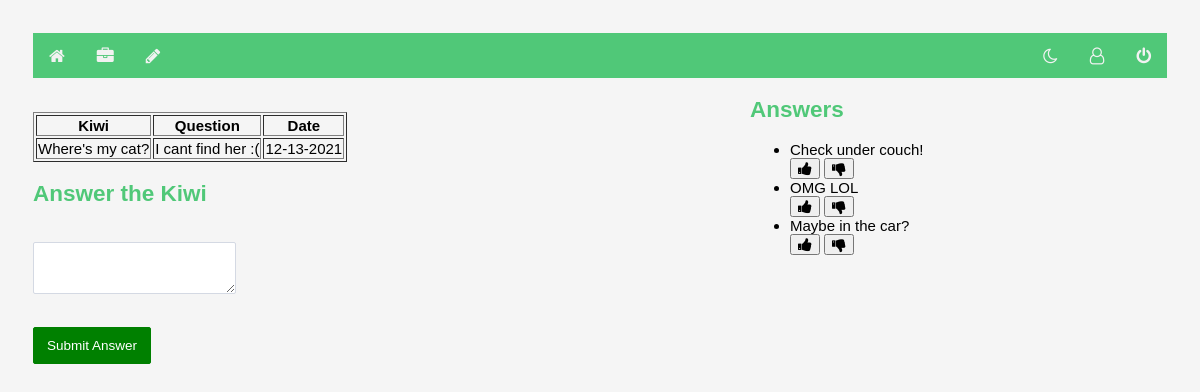
Screenshot of /notes/1 (signed in) with the database file from the repository.
### models.py (models this page shows, shortened)
class Comment(db.Model):
    id = db.Column(db.Integer, primary_key=True)
    date_posted = db.Column(db.DateTime, nullable=False)
    content = db.Column(db.VARCHAR, nullable=False)
    note_id = db.Column(db.Integer, db.ForeignKey("note.id"), nullable=False)
    user_id = db.Column(db.Integer, db.ForeignKey("user.id"), nullable=False)

class Note(db.Model):
    id = db.Column("id", db.Integer, primary_key=True)
    title = db.Column("title", db.String(200))
    text = db.Column("text", db.String(100))
    date = db.Column("date", db.String(50))
    user_id = db.Column(db.Integer,db.ForeignKey("user.id"), nullable = False)
    comments = db.relationship("Comment", backref="note",cascade = "all, delete-orphan", lazy=True)
    score = db.Column("score", db.Integer)
    votes = db.Column("totalVotes", db.Integer)

### flask06.py (the view)
@app.route('/notes/<note_id>')
def get_note(note_id):
    if session.get('user'):
        my_notes = db.session.query(Note).filter_by(id=note_id).one()
        form = CommentForm()
        return render_template('note.html', note=my_notes, user=session['user'], form=form)
    else:
        return redirect(url_for('login'))

### forms.py
class CommentForm(FlaskForm):
    class Meta:
        csrf = False
    comment = TextAreaField('Comment', validators=[Length(min=1)])
    submit = SubmitField('Submit Answer')

class SearchForm(FlaskForm):
    results = StringField('Results', validators=[DataRequired()])
    submit = SubmitField("Submit")

### flask06.py (called while the page is built)
@app.context_processor
def base():
    form = SearchForm()
    return dict(form=form)

### templates/note.html (shortened to what this page needs)
<!DOCTYPE html>
<html lang="en">
    <head>
        <link rel="stylesheet" href="{{ url_for('static', filename='main.css') }}">
        <link rel="stylesheet" href="{{ url_for('static', filename='forms.css') }}">
        <link rel="stylesheet" href="https://cdnjs.cloudflare.com/ajax/libs/font-awesome/4.7.0/css/font-awesome.css">
    </head>
    <div class="topnav">
        <nav>
            {% if user %}
            <a class="fa fa-home" href="{{url_for('index')}}"></a>
            <a class="fa fa-briefcase"href="{{url_for('get_notes')}}"></a>
            <a class="fa fa-pencil"href="{{url_for('new_note')}}"></a>
            <div class="topnav-right">
                <a class="fa fa-moon-o" onclick="myFunction()"></a>
                <a class="fa fa-user-o"href="{{url_for('get_accounts')}}"></a>
                <a class="fa fa-power-off" href="{{url_for('logout')}}"></a></div>
            {% else %}
            <a href="{{url_for('login')}}">Login</a>
            <a href="{{url_for('register')}}">Register</a>
            {% endif %}
        </nav>
    </div>
    <body>
     <div class="commentsection">
        {% if note.comments %}
    {% if note.comments|length > 0 %}
        <h2>Answers</h2>
        <ul>
        {% for comment in note.comments %}
            <li>{{ comment.content }}</li>
            <div>
            <button class="fa fa-thumbs-up" onclick="alert('Thank you for your feedback')">
            </button>
            <button class="fa fa-thumbs-down"onclick="alert('Thank you for your feedback')">
            </button>
        {% endfor %}
        </ul>
    {% endif %}
{% endif %}
        </div>
        <table border="1">
            <tr>
                <th>Kiwi</th>
                <th>Question</th>
                <th>Date</th>
            </tr>
            <tr>
                <td>{{ note.title }}</td>
                <br>
                <td>{{ note.text }}</td>
                <br>
                <td>{{ note.date }}</td>
            </tr>
        </table>
<form action="{{ url_for('new_comment', note_id=note.id) }}" method="post">
    <div>
    <h2>Answer the Kiwi</h2>
        <div class="form-field">
            <br/> {{ form.comment }}
        </div>
    {{ form.submit }}
    </div>
</form>
    </body>
</html>

### static/main.css (style rules this page uses)
body { padding: 30px 30px; background: light grey; }
h2 { color: #50C878; }
.topnav { background-color: #50C878; overflow: hidden; }
.topnav a { float: left; color: #f2f2f2; text-align: center; padding: 14px 16px; text-decoration: none; font-size: 17px; }
.topnav-right { float: right; }
.commentsection { position: absolute; left: 750px; }
body { padding: 25px; background-color: #F5F5F5; color: black; font-size: 15px; font-family: Helvetica, sans-serif; }

### static/forms.css (style rules this page uses)
form { width: 100%; }
.form-field { position: relative; }
input, textarea { padding: 10px 13px; margin-bottom: 15px; border-radius: 2px; border: 1px solid #d4d9e3; font-weight: 200; color: #4d5060; font-family: 'Poppins', sans-serif; font-size: .9em; }
input[type="submit"] { background: green; border: 0; color: white; border-radius: 2px; margin-top: 15px; font-weight: 400; border: 1px solid green; transition: all .3s ease-out; }

### rows the page displays
Comment: content "Check under couch!"
Comment: content "OMG LOL"
Comment: content "Maybe in the car?"
Note: title "Where's my cat?", text "I cant find her :(", date "12-13-2021"
